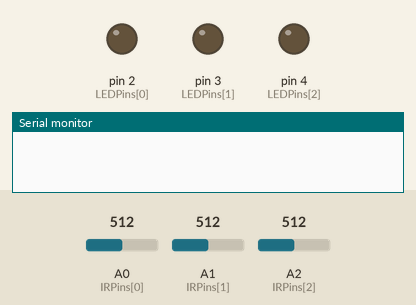
Simulated run of this sketch. Board: Arduino Uno, built with avr-gcc and run on an emulated ATmega328P. Parts: output pins drawn as LEDs (lit = HIGH), the last lines printed to the serial monitor. The test bench sets the inputs (shaded band); at power-on: A0 (IRPins[0]) = 512, A1 (IRPins[1]) = 512, A2 (IRPins[2]) = 512.

Above: at 1.2 s.
1.3 s: A0 (IRPins[0]) set to 487
At 2.5 s:
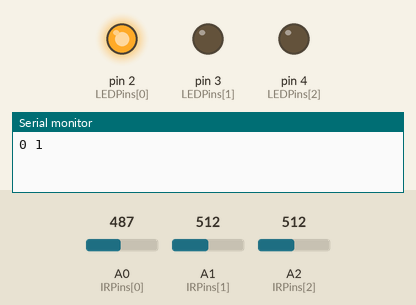
2.8 s: A1 (IRPins[1]) set to 486
At 3.7 s:
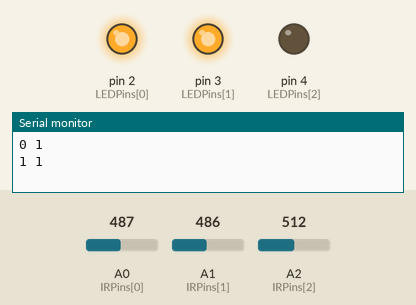
4.3 s: A2 (IRPins[2]) set to 484
At 4.9 s:
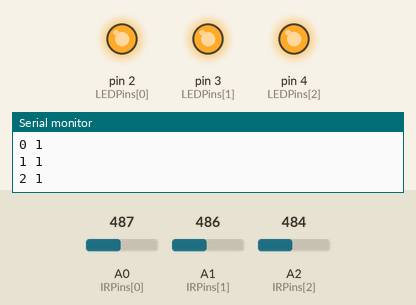
5.8 s: A0 (IRPins[0]) set to 510
At 6.1 s:
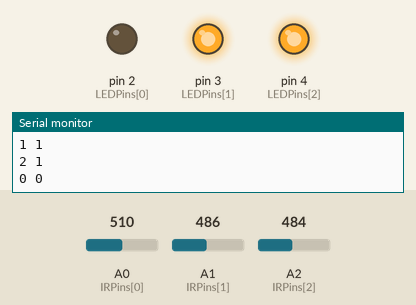
7.3 s: A1 (IRPins[1]) set to 510
At 8.4 s:
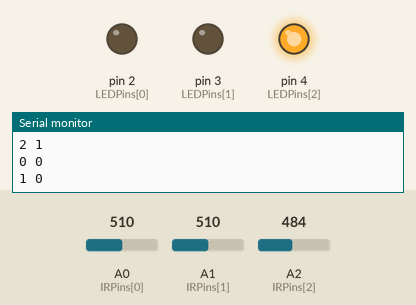
8.8 s: A0 (IRPins[0]) set to 490
At 9.6 s:
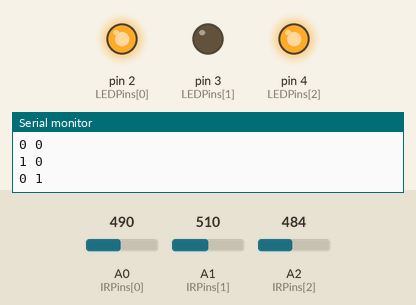
Timing chart, 0 to 11.3 s (numbered marks = the images above; inputs shaded):
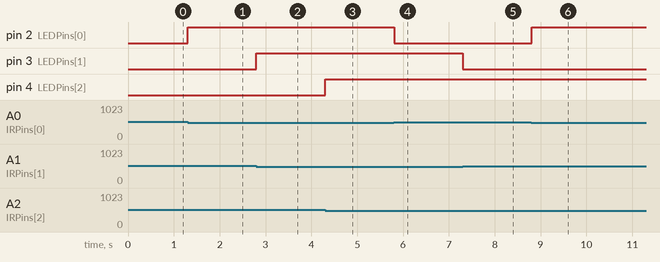

Measured:
- the behaviour switches between 500 and 499 on A0 (IRPins[0]) (found by bisection; images 0 and 1)
- the behaviour switches between 500 and 499 on A1 (IRPins[1]) (found by bisection; images 1 and 2)
- the behaviour switches between 500 and 499 on A2 (IRPins[2]) (found by bisection; images 2 and 3)
- after the input at 1.3 s, pin 2 (LEDPins[0]): LOW → HIGH at once
- after the input at 2.8 s, pin 3 (LEDPins[1]): LOW → HIGH at once
- after the input at 4.3 s, pin 4 (LEDPins[2]): LOW → HIGH at once
- after the input at 5.8 s, pin 2 (LEDPins[0]): HIGH → LOW at once
- after the input at 7.3 s, pin 3 (LEDPins[1]): HIGH → LOW at once
- after the input at 8.8 s, pin 2 (LEDPins[0]): LOW → HIGH at once

The sketch:

Together_Controller_rev1.ino
```cpp
//SETTINGS:
const int baudRate = 9600;           //Serial port speed
const unsigned int updateSpeed = 20; //Rate at which program will check status of sensors (in updates per second)
const float sensorThresh = 500;      //Range: 0 - 1024. Value below which sensors will register as detecting an obstacle

//SENSORS--------------| A | B | C |
const int IRPins[3] =  { A0, A1, A2}; //Analog input pins for IR sensors (analog values vary but are essentially digital HIGH/LOW)
const int LEDPins[3] = { 2,  3,  4 }; //Digital output pins for activation indicator lights
bool IRValues[3];                     //Stored values for sensor outputs (can only be high or low)

//RUNTIME VARIABLES:
unsigned long interval;           //Number of milliseconds in each update interval (will be calculated in setup)
unsigned long lastUpdateTime = 0; //Millis timestamp at which program was last updated

//RUNTIME METHODS:
void setup() {
  //INITIAL CALCULATIONS:
  interval = 1000 / updateSpeed; //Calucluate update interval

  //PIN SETUP:
  for (int i = 0; i < 3; i++) {
    pinMode(LEDPins[i], OUTPUT);   //Set each LED pin as an output
    digitalWrite(LEDPins[i], LOW); //Set each LED's initial state to off
  }

  //FINAL INITIALIZATION:
  Serial.begin(baudRate); //Initialize serial communications
}

void loop() {
  unsigned long currentTime = millis(); //Get current time (in milliseconds) program has been running for

  if (currentTime >= lastUpdateTime + interval) { //Enough time has passed for program to process the next update
    lastUpdateTime = currentTime; //Update stored time value

    //Record sensor data:
    bool prevIRValues[3] = {IRValues[0], IRValues[1], IRValues[2]}; //Store IR values before check
    for (int i = 0; i < 3; i++) {
      IRValues[i] = (analogRead(IRPins[i]) < sensorThresh) ? true : false; //Determine boolean value for each sensor
      if (IRValues[i] != prevIRValues[i]){ //Value has changed

        // Print message
        Serial.print(i);
        Serial.print(" ");
        Serial.print(IRValues[i]);
        Serial.println();                                                                   //Print message on serial monitor
        digitalWrite(LEDPins[i], IRValues[i] ? HIGH : LOW);                                                         //Change LED status


//         //Compose serial message:
//         byte message = i;                       //Initialize message with first two bits indicating sensor number
//         if (IRValues[i]) message = message | 4; //Use third bit to indicate sensor activation
//         Serial.write(message);                  //Send message with serial bus

//         digitalWrite(LEDPins[i], IRValues[i] ? HIGH : LOW); //Change LED status
      }
    }
  }
}
```
